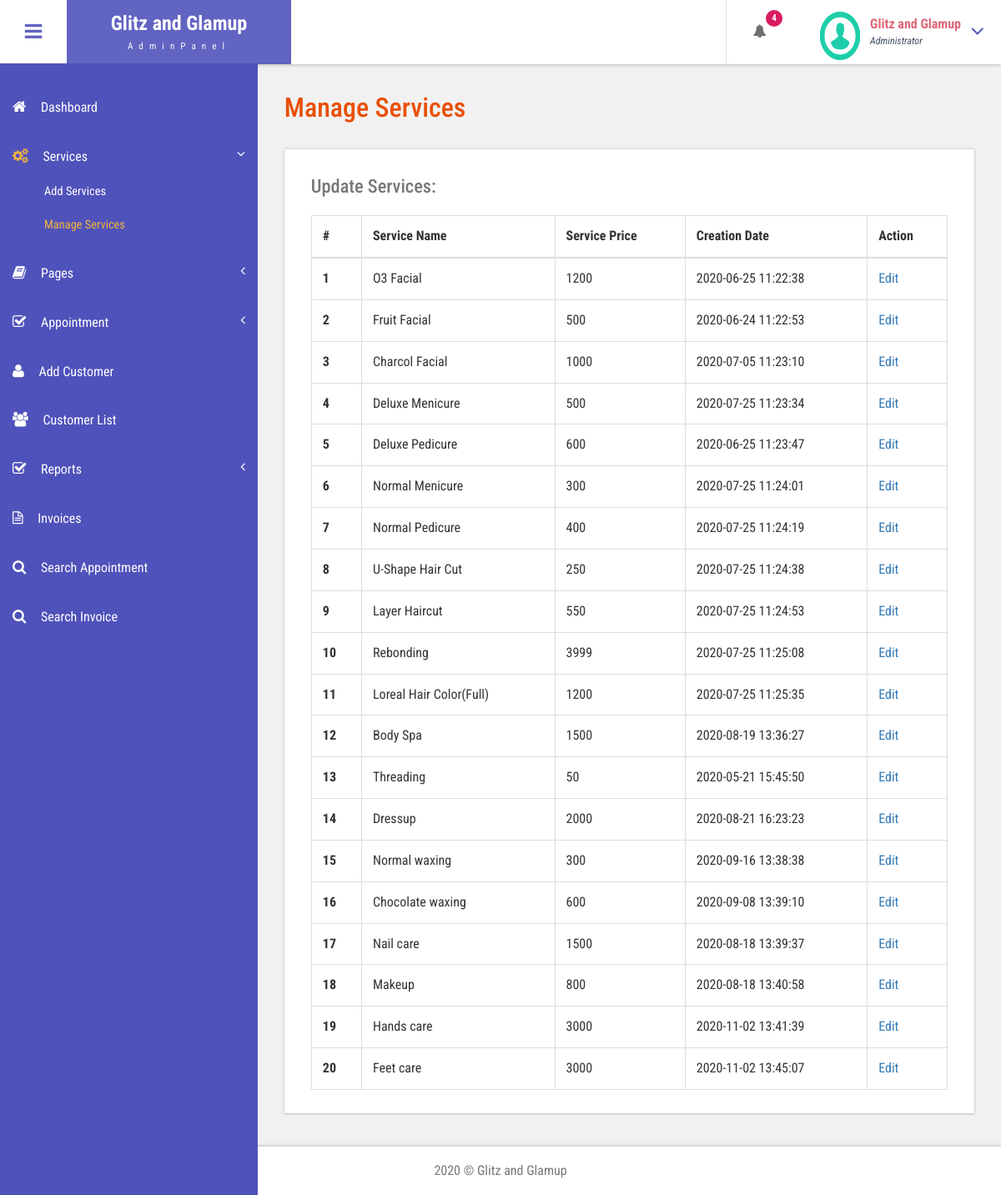
Screenshot of /admin/manage-services.php (signed in) with the database file from the repository.
### tables this page shows
CREATE TABLE `tblservices` (
  `ID` int(10) NOT NULL,
  `ServiceName` varchar(200) DEFAULT NULL,
  `Cost` int(10) DEFAULT NULL,
  `CreationDate` timestamp NULL DEFAULT current_timestamp()
);

### admin/manage-services.php (the view, shortened to what this page needs)
<?php
include('includes/dbconnection.php');
if (strlen($_SESSION['bpmsaid']==0)) {
  header('location:logout.php');
  } else{
  ?>
<!DOCTYPE HTML>
<html>
<head>
<link href="css/bootstrap.css" rel='stylesheet' type='text/css' />
<link href="css/style.css" rel='stylesheet' type='text/css' />
<link href="css/font-awesome.css" rel="stylesheet">
<link href="css/animate.css" rel="stylesheet" type="text/css" media="all">
<link href="css/custom.css" rel="stylesheet">
</head>
<body class="cbp-spmenu-push">
	<div class="main-content">
		 <?php include_once('includes/sidebar.php');?>
		 <?php include_once('includes/header.php');?>
		<div id="page-wrapper">
			<div class="main-page">
				<div class="tables">
					<h3 class="title1">Manage Services</h3>
					<div class="table-responsive bs-example widget-shadow">
						<h4>Update Services:</h4>
						<table class="table table-bordered"> <thead> <tr> <th>#</th> <th>Service Name</th> <th>Service Price</th> <th>Creation Date</th><th>Action</th> </tr> </thead> <tbody>
<?php
$ret=mysqli_query($con,"select *from  tblservices");
$cnt=1;
while ($row=mysqli_fetch_array($ret)) {
?>
						 <tr> <th scope="row"><?php echo $cnt;?></th> <td><?php  echo $row['ServiceName'];?></td> <td><?php  echo $row['Cost'];?></td><td><?php  echo $row['CreationDate'];?></td> <td><a href="edit-services.php?editid=<?php echo $row['ID'];?>">Edit</a></td> </tr>   <?php
$cnt=$cnt+1;
}?></tbody> </table>
					</div>
				</div>
			</div>
		</div>
		 <?php include_once('includes/footer.php');?>
	</div>
</body>
</html>
<?php }  ?>

### admin/includes/header.php (shortened to what this page needs)
<div class="sticky-header header-section ">
      <div class="header-left">
        <button id="showLeftPush"><i class="fa fa-bars"></i></button>
        <div class="logo">
          <a href="index.html">
            <h1>Glitz and Glamup</h1>
            <span>AdminPanel</span>
          </a>
        </div>
      </div>
      <div class="header-right">
        <div class="profile_details_left">
          <ul class="nofitications-dropdown">
            <?php
$ret1=mysqli_query($con,"select ID,Name from  tblappointment where Status=''");
$num=mysqli_num_rows($ret1);
?>
            <li class="dropdown head-dpdn">
              <a href="#" class="dropdown-toggle" data-toggle="dropdown" aria-expanded="false"><i class="fa fa-bell"></i><span class="badge blue"><?php echo $num;?></span></a>
            </li>
          </ul>
          <div class="clearfix"> </div>
        </div>
        <div class="profile_details">
        <?php
$adid=$_SESSION['bpmsaid'];
$ret=mysqli_query($con,"select AdminName from tbladmin where ID='$adid'");
$row=mysqli_fetch_array($ret);
$name=$row['AdminName'];
?>
          <ul>
            <li class="dropdown profile_details_drop">
              <a href="#" class="dropdown-toggle" data-toggle="dropdown" aria-expanded="false">
                <div class="profile_img">
                  <span class="prfil-img"><img src="images/download (1).png" alt="" width="50" height="60"> </span>
                  <div class="user-name">
                    <p><?php echo $name; ?></p>
                    <span>Administrator</span>
                  </div>
                  <i class="fa fa-angle-down lnr"></i>
                  <div class="clearfix"></div>
                </div>
              </a>
            </li>
          </ul>
        </div>
        <div class="clearfix"> </div>
      </div>
      <div class="clearfix"> </div>
    </div>

### admin/css/style.css (style rules this page uses)
h4, h5, h6, h1, h2, h3 { margin: 0; }
ul, ol { margin: 0; }
p { margin: 0; }
html, body { font-family: 'Roboto Condensed', sans-serif; font-size: 100%; overflow-x: hidden; background: #fff; }
body a { transition: 0.5s all ease; -webkit-transition: 0.5s all ease; -moz-transition: 0.5s all ease; -o-transition: 0.5s all ease; -ms-transition: 0.5s all ease; text-decoration:none; }
h1,h2,h3,h4,h5,h6 { margin:0; }
p { margin:0; }
ul,label { margin:0; padding:0; }
.main-content { position: relative; }
.sticky-header { position: fixed; top: 0; left:0px; width: 100%; z-index: 100; }
.header-section { background:#FFF; box-shadow: 1px 1px 4px rgba(0, 0, 0, 0.21); -webkit-box-shadow: 1px 1px 4px rgba(0, 0, 0, 0.21); -moz-box-shadow: 1px 1px 4px rgba(0, 0, 0, 0.21); -o-box-shadow: 1px 1px 4px rgba(0, 0, 0, 0.21); }
.header-section::after { clear: both; display: block; content: ''; }
.header-left { float: left; width: 45%; }
.header-right { float: right; }
button#showLeftPush { font-size: 1.5em; width: 80px; padding: 0.87em 0; text-align: center; cursor: pointer; float: left; color: #6F6F6F; -moz-transition: all 0.2s ease-out 0s; -webkit-transition: all 0.2s ease-out 0s; transition: all 0.2s ease-out 0s; border: none; background-color: #fff; outline:none; }
.cbp-spmenu-push { overflow-x: hidden; position: relative; background-image: url("1.jpg"); }
.cbp-spmenu, .cbp-spmenu-push { -webkit-transition: all 0.3s ease; -moz-transition: all 0.3s ease; transition: all 0.3s ease; }
.cbp-spmenu-push div#page-wrapper { margin: 0 0 0 19.3em; transition:.5s all; -webkit-transition:.5s all; -moz-transition:.5s all; }
.fa { display: inline-block; font-family: FontAwesome; font-style: normal; font-weight: normal; line-height: 1; -webkit-font-smoothing: antialiased; -moz-osx-font-smoothing: grayscale; }
.logo { background: #6164C1; text-align: center; float: left; }
.logo a { padding: 0.9em 3.3em .7em; display: block; text-decoration: none; }
.logo a h1 { color:#fff; font-size: 1.5em; line-height: 1.2em; font-weight: 700; }
.logo a span { color: #F8F8F8; font-size: .7em; text-align: center; letter-spacing: 7px; }
.profile_details_left { float: left; }
li.dropdown.head-dpdn { display: inline-block; padding: 1.7em 0; border-left: 1px solid #E0E0E0; float: left; }
li.dropdown.head-dpdn a.dropdown-toggle { padding: 1.7em 2em; }
i.fa.fa-bell { color:#6F6F6F; }
.header-right span.badge { font-size: 11px; font-weight: bold; color: #FFF; background: #8BC34A; line-height: 15px; width: 20px; height: 20px; border-radius: 2em; -webkit-border-radius: 2em; -moz-border-radius: 2em; -o-border-radius: 2em; text-align: center; display: inline-block; position: absolute; top: 16%; padding: 2px 0 0; }
.header-right span.blue { background-color:#D81B60; }
.profile_details { float: right; }
.profile_details_drop a.dropdown-toggle { display:block; padding: 0.8em 3em 0 2em; }
.profile_img span.prfil-img { float:left; }
.user-name { float:left; margin-top:8px; margin-left:11px; height:35px; }
.profile_details ul li { list-style-type:none; position:relative; }
.profile_details li a i.fa.lnr { position: absolute; top: 34%; right: 8%; color: #4F52BA; font-size: 1.6em; }
.user-name p { font-size:1em; color:#DD6777; line-height:1em; font-weight:700; }
.user-name span { font-size: .75em; font-style: italic; color: #424f63; font-weight: normal; margin-top: .3em; }
.widget-shadow { background-color: #fff; box-shadow: 0 -1px 3px rgba(0,0,0,.12),0 1px 2px rgba(0,0,0,.24); -webkit-box-shadow: 0 -1px 3px rgba(0,0,0,.12),0 1px 2px rgba(0,0,0,.24); -moz-box-shadow: 0 -1px 3px rgba(0,0,0,.12),0 1px 2px rgba(0,0,0,.24); }
h3.title1 { font-size: 2em; color: #e94e02; margin-bottom: 0.8em; }
.table > thead > tr > th, .table > tbody > tr > th, .table > tfoot > tr > th, .table > thead > tr > td, .table > tbody > tr > td, .table > tfoot > tr > td { border-top: none; }
.tables h4 { font-size: 1.4em; margin-bottom: 1em; color: #777777; }
.tables .panel-body ,.tables .bs-example { padding: 2em 2em 0.5em; }
.tables .table > thead > tr > th, .tables .table > tbody > tr > th, .tables .table > tfoot > tr > th, .tables .table > thead > tr > td, .tables .table > tbody > tr > td, .tables .table > tfoot > tr > td { padding: 13px; border-top: 1px solid #E0E0E0; }
.bs-example { margin-top: 2em; }

### admin/css/custom.css (style rules this page uses)
#page-wrapper { padding:7em 2em 2.5em; background-color: #F1F1F1; }

### rows the page displays
tblservices: ServiceName "O3 Facial", Cost "1200", CreationDate "2020-06-25 11:22:38"
tblservices: ServiceName "Fruit Facial", Cost "500", CreationDate "2020-06-24 11:22:53"
tblservices: ServiceName "Charcol Facial", Cost "1000", CreationDate "2020-07-05 11:23:10"
tblservices: ServiceName "Deluxe Menicure", Cost "500", CreationDate "2020-07-25 11:23:34"
tblservices: ServiceName "Deluxe Pedicure", Cost "600", CreationDate "2020-06-25 11:23:47"
tblservices: ServiceName "Normal Menicure", Cost "300", CreationDate "2020-07-25 11:24:01"
tblservices: ServiceName "Normal Pedicure", Cost "400", CreationDate "2020-07-25 11:24:19"
tblservices: ServiceName "U-Shape Hair Cut", Cost "250", CreationDate "2020-07-25 11:24:38"
tblservices: ServiceName "Layer Haircut", Cost "550", CreationDate "2020-07-25 11:24:53"
tblservices: ServiceName "Rebonding", Cost "3999", CreationDate "2020-07-25 11:25:08"
tblservices: ServiceName "Loreal Hair Color(Full)", Cost "1200", CreationDate "2020-07-25 11:25:35"
tblservices: ServiceName "Body Spa", Cost "1500", CreationDate "2020-08-19 13:36:27"
tblservices: ServiceName "Threading", Cost "50", CreationDate "2020-05-21 15:45:50"
tblservices: ServiceName "Dressup", Cost "2000", CreationDate "2020-08-21 16:23:23"
tblservices: ServiceName "Normal waxing", Cost "300", CreationDate "2020-09-16 13:38:38"
tblservices: ServiceName "Chocolate waxing", Cost "600", CreationDate "2020-09-08 13:39:10"
tblservices: ServiceName "Nail care", Cost "1500", CreationDate "2020-08-18 13:39:37"
tblservices: ServiceName "Makeup", Cost "800", CreationDate "2020-08-18 13:40:58"
tblservices: ServiceName "Hands care", Cost "3000", CreationDate "2020-11-02 13:41:39"
tblservices: ServiceName "Feet care", Cost "3000", CreationDate "2020-11-02 13:45:07"

### other values shown
$num "4"
$name "Glitz and Glamup"
